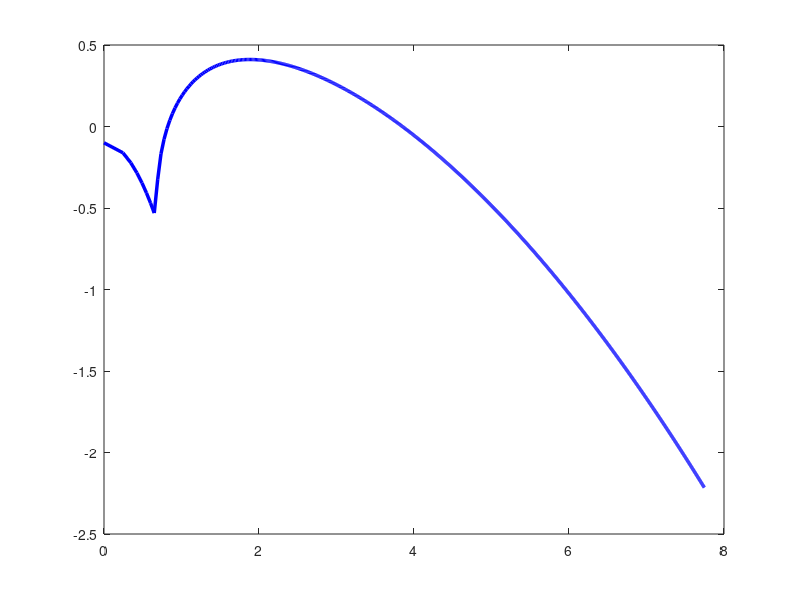

Recreate this plot in MATLAB. (Note: this script raises an error after producing the figure.)
%% ============================================================
%  SCHNAKENBERG
%% ============================================================

clear; clc; close all;

%% ============================================================
%  PARAMETERS  (rescaled for visible pattern emergence)
%% ============================================================

a  = 0.1;
b  = 0.9;
Du = 0.05;      % FIXED: smaller Du so diffusion length matches domain
Dv = 2.0;       % FIXED: ratio Dv/Du = 40 maintained, but absolute values smaller

u_ss = a + b;
v_ss = b / (a + b)^2;

fprintf('Steady state: u* = %.3f, v* = %.3f\n', u_ss, v_ss);

%% ============================================================
%  SECTION 1: DISPERSION RELATION (re-plot with fixed params)
%% ============================================================

fu =  2*u_ss*v_ss - 1;
fv =  u_ss^2;
gu = -2*u_ss*v_ss;
gv = -u_ss^2;
detJ = fu*gv - fv*gu;

k2 = linspace(0, 60, 1000);
Bk = -(fu + gv) + (Du + Dv)*k2;
Ck = Du*Dv*k2.^2 - (Du*gv + Dv*fu)*k2 + detJ;
disc = Bk.^2 - 4*Ck;
sigma = 0.5*(-Bk + sqrt(abs(disc)));
sigma(disc < 0) = real(0.5*(-Bk(disc<0) + sqrt(complex(disc(disc<0)))));
sigma = real(sigma);

figure('Name','Dispersion Relation (Fixed)','Color','white','Position',[50 500 650 380]);
plot(sqrt(k2), sigma, 'b-', 'LineWidth', 2.5); hold on;
yline(0,'k--','LineWidth',1.5);
unstable = sigma > 0;
if any(unstable)
    k_vals = sqrt(k2(unstable));
    patch([k_vals(1) k_vals(end) k_vals(end) k_vals(1)], ...
          [min(sigma) min(sigma) max(sigma(unstable)) max(sigma(unstable))], ...
          [0.8 0.9 1.0], 'FaceAlpha',0.35,'EdgeColor','none');
    text(mean(k_vals), max(sigma(unstable))*0.6, 'Unstable modes', ...
         'HorizontalAlignment','center','FontSize',12,'Color',[0 0 0.7]);
end
xlabel('Wavenumber k','FontSize',13);
ylabel('Growth rate \sigma(k)','FontSize',13);
title('Dispersion Relation','FontSize',14,'FontWeight','bold');
legend('Growth rate \sigma(k)','\sigma = 0 threshold','Location','northeast','FontSize',11);
grid on; box on; set(gca,'FontSize',11);

% Find dominant wavenumber (peak of sigma)
[~, idx_peak] = max(sigma);
k_peak = sqrt(k2(idx_peak));
lambda_pred = 2*pi / k_peak;
fprintf('Dominant wavenumber k* = %.2f  →  predicted wavelength λ* = %.2f\n', k_peak, lambda_pred);

%% ============================================================
%  SECTION 2: 1D SIMULATION — FIXED
%% ============================================================

fprintf('\n=== 1D Simulation (fixed) ===\n');

L1D  = 20;          % FIXED: smaller domain (~3-4 wavelengths)
N1D  = 200;
dx   = L1D / N1D;
x    = linspace(0, L1D, N1D);

dt     = 0.001;     % FIXED: smaller dt for stability with larger Dv
Tend   = 80;        % FIXED: run long enough for patterns to saturate
nsteps = round(Tend / dt);
save_every = round(nsteps / 50);  % 50 snapshots total

rng(42);
noise_amp = 0.02;
u1 = u_ss + noise_amp * randn(1, N1D);
v1 = v_ss + noise_amp * randn(1, N1D);

snap_t = [];
snap_u = [];

Lap1 = @(f) (circshift(f,-1) - 2*f + circshift(f,1)) / dx^2;

for n = 1:nsteps
    Ru = a - u1 + u1.^2 .* v1;
    Rv = b - u1.^2 .* v1;
    u1 = u1 + dt*(Du*Lap1(u1) + Ru);
    v1 = v1 + dt*(Dv*Lap1(v1) + Rv);

    if mod(n, save_every) == 0
        snap_t(end+1) = n*dt;
        snap_u(end+1,:) = u1;
    end
    if mod(n, round(nsteps/5)) == 0
        fprintf('  t = %.1f / %.1f\n', n*dt, Tend);
    end
end

figure('Name','1D Turing Patterns (Fixed)','Color','white','Position',[50 50 900 420]);

subplot(1,2,1);
imagesc(x, snap_t, snap_u);
colormap(gca, parula); colorbar;
xlabel('Space x','FontSize',13); ylabel('Time t','FontSize',13);
title('Activator u(x,t) — Space-Time Evolution','FontSize',13,'FontWeight','bold');
set(gca,'YDir','normal','FontSize',11);

subplot(1,2,2);
cols = lines(4);
idx4 = round(linspace(1, length(snap_t), 4));
hold on;
leg_str = {};
for i = 1:4
    plot(x, snap_u(idx4(i),:), 'Color', cols(i,:), 'LineWidth', 2);
    leg_str{i} = sprintf('t = %.1f', snap_t(idx4(i)));
end
xlabel('Space x','FontSize',13); ylabel('Activator u(x)','FontSize',13);
title('Pattern Snapshots at 4 Time Points','FontSize',13,'FontWeight','bold');
legend(leg_str,'Location','best','FontSize',10);
grid on; box on; set(gca,'FontSize',11);

sgtitle('1D Turing Reaction-Diffusion', ...
        'FontSize',14,'FontWeight','bold');

%% ============================================================
%  SECTION 3: 2D SIMULATION — FIXED
%  Spots vs Stripes side by side
%% ============================================================

fprintf('\n=== 2D Simulation (fixed) ===\n');
fprintf('Estimated time: 2-4 minutes total...\n');

L2D  = 20;
N2D  = 100;         % resolution
dx2  = L2D / N2D;
dt2    = 0.001;
% Tend2  = 100;
Tend2  = 200;
nsteps2 = round(Tend2 / dt2);

Lap2D = @(F) (circshift(F,-1,1) + circshift(F,1,1) + ...
              circshift(F,-1,2) + circshift(F,1,2) - 4*F) / dx2^2;

% Two parameter sets giving spots vs stripes
psets(1) = struct('a',0.1,'b',0.9,'label','Spots  (a=0.1, b=0.9)');
psets(2) = struct('a', 0.1, 'b', 1.5, 'label', 'Denser Spots (a=0.1, b=1.5)');
psets(3) = struct('a', 0.1, 'b', 2.2, 'label', 'Labyrinthine (a=0.1, b=2.2)');
results2D = cell(1,3);
noise_amp = 0.02;

fprintf('=== Running Schnakenberg Simulation ===\n');

for p = 1:3
    ap = psets(p).a;
    bp = psets(p).b;
    uss2 = ap + bp;
    vss2 = bp / (ap+bp)^2;

    rng(13);
    u2 = uss2 + noise_amp * randn(N2D, N2D);
    v2 = vss2 + noise_amp * randn(N2D, N2D);

    % --- Time Stepping ---
    for n = 1:nsteps2

        % Kinetics
        Ru2 = ap - u2 + u2.^2.*v2;
        Rv2 = bp - u2.^2.*v2;
        
        % Update
        u2 = u2 + dt2*(Du*Lap2D(u2) + Ru2);
        v2 = v2 + dt2*(Dv*Lap2D(v2) + Rv2);
    end
    results2D{p} = u2;
    fprintf('  Set %d (%s) done.\n', p, psets(p).label);
end

% --- Visualization ---
figure('Name','2D Turing Patterns (Fixed)','Color','white','Position',[50 50 1000 300]);
for p = 1:3
    subplot(1,3,p);
    imagesc(results2D{p});
    colormap(gca, hot);
    colorbar;
    axis square off;
    title(psets(p).label,'FontSize',14,'FontWeight','bold');
end
% sgtitle('2D Turing Patterns — Spots vs. Stripes','FontSize',15,'FontWeight','bold');
sgtitle('2D Turing Patterns — Schnakenberg Model','FontSize',15,'FontWeight','bold');

%% ============================================================
%  SECTION 4: SENSITIVITY — Effect of Dv/Du ratio
%% ============================================================

figure('Name','Sensitivity: Diffusion Ratio','Color','white','Position',[50 50 750 430]);

ratios = [10, 20, 40, 60, 80];   % Dv/Du ratio
cols_s = cool(length(ratios));
k2s = linspace(0, 60, 800);
hold on;
leg_s = {};

for i = 1:length(ratios)
    Dvi = Du * ratios(i);
    Bki = -(fu+gv) + (Du+Dvi)*k2s;
    Cki = Du*Dvi*k2s.^2 - (Du*gv+Dvi*fu)*k2s + detJ;
    di  = Bki.^2 - 4*Cki;
    si  = real(0.5*(-Bki + sqrt(complex(di))));
    plot(sqrt(k2s), si, 'Color', cols_s(i,:), 'LineWidth', 2);
    leg_s{i} = sprintf('D_v/D_u = %d', ratios(i));
end
yline(0,'k--','LineWidth',1.5);
xlabel('Wavenumber k','FontSize',13);
ylabel('Growth rate \sigma(k)','FontSize',13);
title('Effect of Diffusion Ratio D_v/D_u on Pattern Scale','FontSize',13,'FontWeight','bold');
legend(leg_s,'Location','northeast','FontSize',11);
grid on; box on; set(gca,'FontSize',11);
annotation('textbox',[0.13 0.13 0.4 0.09],'String', ...
    'Higher D_v/D_u  \rightarrow  finer patterns (larger k)', ...
    'FontSize',11,'EdgeColor','none','Color',[0.1 0.1 0.6]);

fprintf('\n=== ALL DONE — 4 figures ready for slides ===\n');
